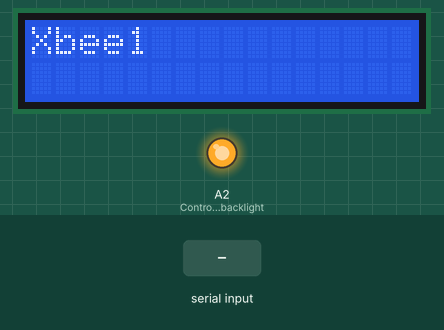
Bench run of a sketch on a simulated Arduino Uno, built with avr-gcc and run on an emulated ATmega328P. Parts: 16×2 character LCD, output pins drawn as LEDs (lit = HIGH). The inputs (shaded band) are chosen by the test bench. What the sketch prints to the serial monitor is not drawn.

Above: at 1.2 s.
1.3 s: byte 30 received over Serial
At 1.6 s:
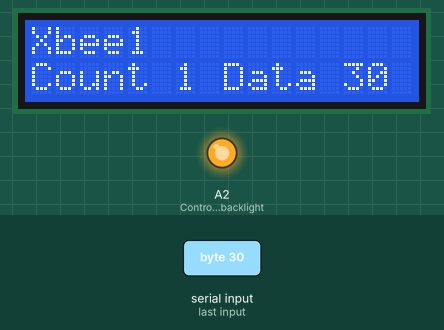
2.8 s: byte 90 received over Serial
At 3.9 s:
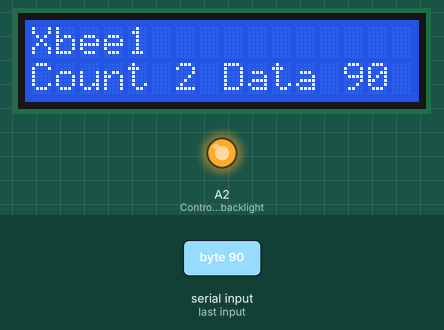
4.3 s: byte 120 received over Serial
At 5.1 s:
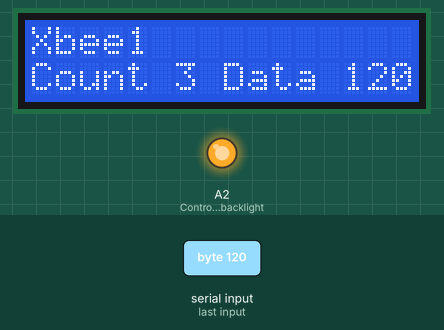
Timing chart, 0 to 7.3 s (numbered marks = the images above; inputs shaded):
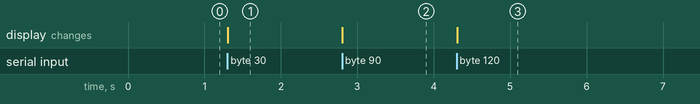

Measured:
- after the input at 1.3 s, the display: changes at once (image 1)
- after the input at 2.8 s, the display: changes at once (image 2)
- after the input at 4.3 s, the display: changes at once (image 3)

The sketch:

Xbee1.ino
```cpp
// LiquidCrystal - Version: 1.0.7
#include <LiquidCrystal.h>

LiquidCrystal lcd(7, 6, 5, 4, 3, 2);  // Setup the LCD object and assign pins

int XbeeIn = 0;
int XbeeOut = 0;
int XbeeCount = 0;

//=================================================================================

void setup() {

#if defined(__AVR_ATtiny85__) && (F_CPU == 16000000L)
  clock_prescale_set(clock_div_1); // Enable 16 MHz on Trinket
#endif

  lcd.begin(16,2);    // is that 16 characters and 2 lines?
  lcd.print("Xbee1");

  pinMode(9,INPUT);
  pinMode(A0,INPUT);    // Cant use pins 10,11,12,13 since configured for SPI
  pinMode(A1,INPUT);    // so instead use two of the analog inputs configure for digital

  pinMode(A2,OUTPUT);    // Controls backlight, High = on , Low = off
  digitalWrite(A2,HIGH);  // Turn on backlight at startup

  Serial.begin(9600);   // Serial comms with the Xbee

}

//=================================================================================


//=================================================================================

void loop() {

  if(Serial.available()>0){
    XbeeIn = Serial.read();
    XbeeOut = XbeeIn + 1;
    Serial.print(XbeeOut);
    XbeeCount++;


    lcd.setCursor(0,1);
    lcd.print("                ");
    lcd.setCursor(0,1);
    lcd.print("Count ");
    lcd.print(XbeeCount);
    lcd.print(" Data ");
    lcd.print(XbeeIn);

  }
}

//=================================================================================
```
